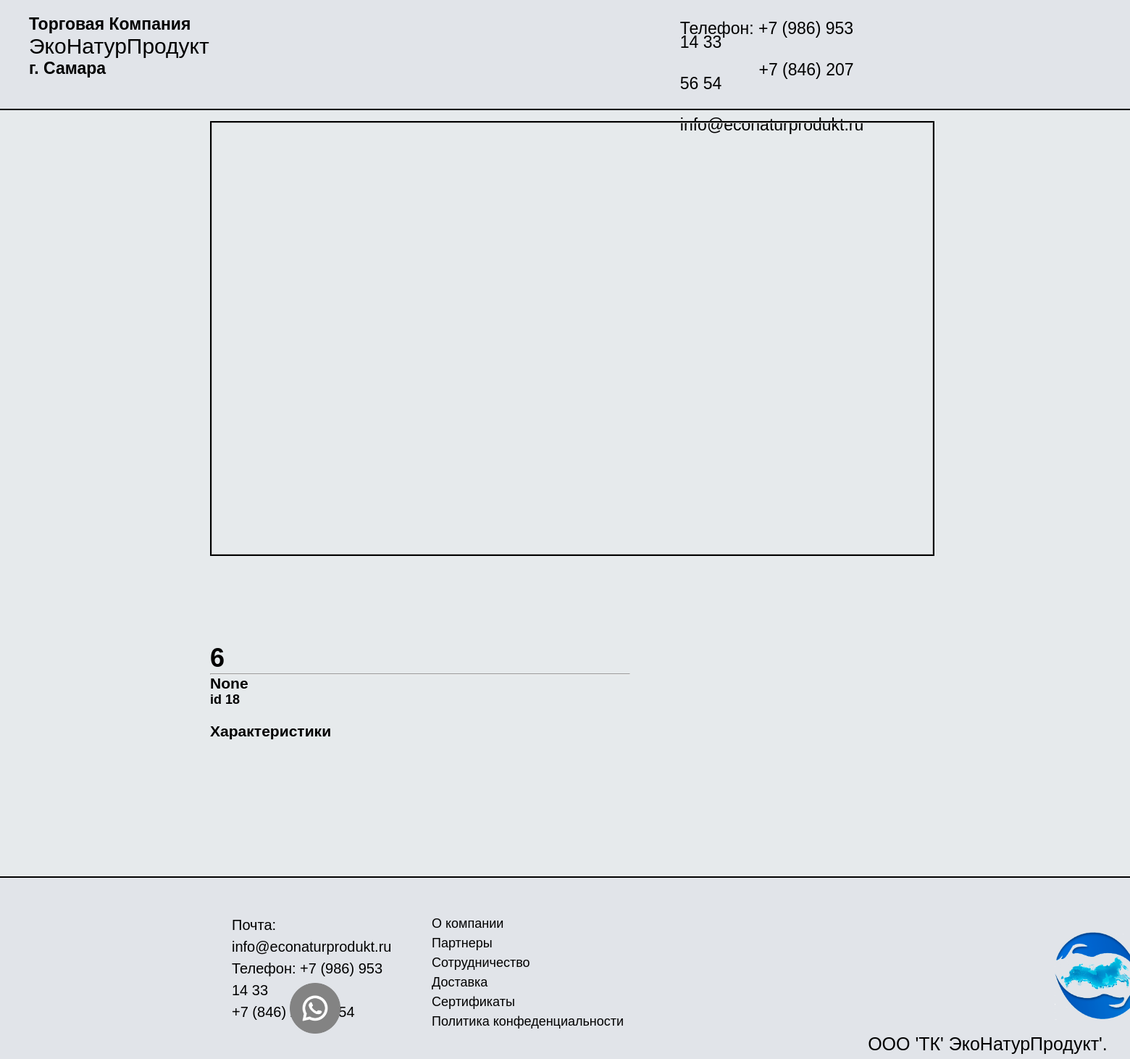
/product/18, run on the app's committed database.
### visit/models.py (models this page shows, shortened)
class Product(models.Model):
    name = models.CharField(max_length=150, verbose_name='Название')
    product_code = models.CharField(max_length=150, verbose_name='Код Товара 1', null=True, blank=True)
    weight = models.CharField(max_length=150, verbose_name='Вес продукции 1', null=True, blank=True)
    prise = models.CharField(max_length=150, verbose_name='Цена продукции 1', null=True, blank=True)
    product_code_2 = models.CharField(max_length=150, verbose_name='Код Товара 2', null=True, blank=True)
    weight_2 = models.CharField(max_length=150, verbose_name='Вес продукции 2', null=True, blank=True)
    prise_2 = models.CharField(max_length=150, verbose_name='Цена продукции 1', null=True, blank=True)
    product_code_3 = models.CharField(max_length=150, verbose_name='Код Товара 3', null=True, blank=True)
    weight_3 = models.CharField(max_length=150, verbose_name='Вес продукции 3', null=True, blank=True)
    prise_3 = models.CharField(max_length=150, verbose_name='Цена продукции 1', null=True, blank=True)
    product_code_4 = models.CharField(max_length=150, verbose_name='Код Товара 4', null=True, blank=True)
    weight_4 = models.CharField(max_length=150, verbose_name='Вес продукции 4', null=True, blank=True)
    prise_4 = models.CharField(max_length=150, verbose_name='Цена продукции 1', null=True, blank=True)
    product_code_5 = models.CharField(max_length=150, verbose_name='Код Товара 5', null=True, blank=True)
    weight_5 = models.CharField(max_length=150, verbose_name='Вес продукции 5', null=True, blank=True)
    prise_5 = models.CharField(max_length=150, verbose_name='Цена продукции 1', null=True, blank=True)
    product_code_6 = models.CharField(max_length=150, verbose_name='Код Товара 6', null=True, blank=True)
    weight_6 = models.CharField(max_length=150, verbose_name='Вес продукции 6', null=True, blank=True)
    prise_6 = models.CharField(max_length=150, verbose_name='Цена продукции 1', null=True, blank=True)
    product_sku = models.CharField(max_length=150, verbose_name='Артикул товара', null=True, blank=True)
    manufacturer = models.CharField(max_length=150, verbose_name='Производитель', null=True, blank=True)
    description = models.TextField(blank=True, verbose_name='Описание', null=True)
    image_1 = models.ImageField(blank = True, verbose_name='Главное фото продукта')
    image_2 = models.ImageField(blank = True, verbose_name='Фото продукта')
    image_3 = models.ImageField(blank = True, verbose_name='Фото продукта')
    image_4 = models.ImageField(blank = True, verbose_name='Фото продукта')
    image_5 = models.ImageField(blank = True, verbose_name='Фото продукта')
    image_6 = models.ImageField(blank = True, verbose_name='Фото продукта')
    country_of_origin = models.CharField(max_length=150, verbose_name='Страна производства', null=True, blank=True)
    composition = models.TextField(max_length=355, verbose_name='Состав', null=True, blank=True)
    nutritional_value_of_100_grams = models.CharField(max_length=150, verbose_name='Пищевая ценность 100 грамм', null=True, blank=True)
    energy_value = models.CharField(max_length=150, verbose_name='Энергетическая ценность', null=True, blank=True)
    best_before_date = models.CharField(max_length=150, verbose_name='Срок годности', null=True, blank=True)
    type_of_packaging = models.CharField(max_length=150, verbose_name='Тип упаковки', null=True, blank=True)
    price_is_for = models.CharField(max_length=150, verbose_name='Цена указана за', null=True, blank=True)
    availability = models.BooleanField(default=True, verbose_name='Наличие товара')
    is_published = models.BooleanField(default=True, verbose_name='Опубликовано')
    category = models.ForeignKey(Category, on_delete=models.CASCADE, verbose_name='Категория')
    subcategory =  models.ForeignKey(Subcategory, on_delete=models.CASCADE, verbose_name='Подкатегория')
    class Meta:
        verbose_name = 'Продукт'
        verbose_name_plural = 'Продукты'
        ordering = ['name']

### visit/views.py (the view)
# urls.py: path('product/<int:product_pk>', product_big, name='product_big'),
def product_big(request, product_pk):
    if request.method == 'GET' and request.GET.get('download'):
        return download(request)
    product = Product.objects.get(pk=product_pk)
    context = {
    'product':product
    }
    return render(request, template_name='visit/product_big.html', context=context)

### visit/templates/visit/product_big.html (shortened to what this page needs)
<!DOCTYPE html>
<html lang="ru">
<head>
  <link rel="stylesheet" href="/static/visit/css/main.css">
</head>
<body>
  <div id="container">
<header class="header">
        <div class="header_container">
            <div class="header_info">
                <p class="name_header">Торговая Компания</p>
                <p class="name_header_2">ЭкоНатурПродукт</p>
                <p class="name_header_3">г. Самара</p>
            </div>
                <a class="navi_link">Телефон:  +7 (986) 953 14 33 <br><br>&nbsp &nbsp &nbsp &nbsp &nbsp &nbsp &nbsp &nbsp &nbsp+7 (846) 207 56 54<br><br>&nbsp &nbsp &nbsp &nbsp info@econaturprodukt.ru</a>
            </div>
</header>
    <div id="content-wrapper">
      <div class="column">
        {% if product.image_1 %}
        <img id=featured src="/media/{{ product.image_1 }}">
        {% else %}
        <img id=featured>
        {% endif %}
        <div id="slide-wrapper" >
        </div>
      </div>
      <div class="column">
        <h1>{{ product.name }}</h1>
        <hr>
        <h3>{{ product.prise }}</h3>
        <h4>id {{ product.pk }}</h4>
        <br>
        <h3>Характеристики</h3>
      </div>
    </div>
    <footer class="footer">
      <div class="footer_wrap">
        <div class="first">
          <p class="footer_info">Почта: info@econaturprodukt.ru <br>
            Телефон: +7 (986) 953 14 33<br>
            +7 (846) 207 56 54
          </p>
          <a href="https://api.whatsapp.com/send?phone=79869531433"><img class="whatsapp" src="/static/visit/icon/whatsapp.png"></a>
        </div>
        <div class="second">
          <a href="#" class="links_style">О компании</a>
          <a href="#" class="links_style">Партнеры</a>
          <a href="#" class="links_style">Сотрудничество</a>
          <a href="/delivery" class="links_style">Доставка</a>
          <a href="#" class="links_style">Сертификаты</a>
          <a href="https://rosstat.gov.ru/politika-konfidencialnosti" class="links_style">Политика конфеденциальности</a>
        </div>
        <div class="third">
          <p class="footer_company"><img src="/static/visit/logo/logo_compani.png"></p>
          <p class="footer_OOO">ООО 'ТК' ЭкоНатурПродукт'.</p>
        </div>
      </div>
    </footer>
  </div>
</body>
</html>

### visit/static/visit/css/main.css (style rules this page uses)
*, *::after, *::before { margin: 0; padding: 0; box-sizing: border-box; }
body { font-family: "RobotoLight", Helvetica, Arial; font-size: 18px; font-style: normal; overflow: hidden; background: #e6eaec; background-size: 30px 30px; position:relative; overflow: auto; padding-bottom: 20%; min-width: 1100px; margin:auto; }
.header { background-color: #e1e4e9; border-bottom: 2px solid; }
img { display: inline-block; max-width: 100%; height: auto; vertical-align: middle; margin-top: 5px; }
.header_container { display: flex; max-width: 1500px; height: 150px; left: 25%; margin: 0 auto; width: 100%; background: #e1e4e9; }
.navi_link { line-height: 19px; text-decoration: none; display: inline-block; margin-left: 650px; margin-top: 30px; color: black; transition: 0.4s ease; font-size: 23px; font-weight: 500; }
.header_info { display: flex; flex-direction: column; text-align: left; margin-top: 20px; }
.name_header { text-align: left; padding-left: 10px; font-size: 23px; font-weight: 600; }
.name_header_2 { text-align: left; padding-left: 10px; font-size: 30px; font-weight: 500; }
.name_header_3 { text-align: left; padding-left: 10px; font-size: 23px; font-weight: 600; }
.footer { position: absolute; border-top: 2px solid; bottom: 0; width: 100%; height: 10%; }
.footer_wrap { display: flex; background: #e1e4e9; }
.first { display: flex; flex-direction: column; height: 250px; width: 35%; }
.footer_info { display: flex; flex-direction: row; margin-top: 50px; padding-left: 320px; height: 10%; font-size: 20px; line-height: 1.5; }
.whatsapp { width: 70px; height: 70px; margin-top: 70px; margin-left: 400px; filter: grayscale(1); transition: 0.5s; }
.second { padding-top: 50px; height: 250px; display: flex; flex-direction: column; line-height: 1.5; width: 25%; padding-left: 50px; }
.links_style { text-decoration: none; color: black; }
.third { height: 250px; width: 40%; }
.footer_company { width: 120px; height: 120px; margin-top: 70px; margin-left: 520px; position: absolute; }
.footer_OOO { text-align: right; font-size: 25px; margin-right: 5%; margin-top: 215px; }
#content-wrapper { margin-left: auto; margin-right: auto; max-width: 1000px; display: flex; flex-wrap: wrap; align-items: center; }
.column { width: 600px; padding: 10px; }
#featured { min-width: 1000px; max-width: 1000px; max-height: 600px; min-height: 600px; object-fit: cover; cursor: pointer; border: 2px solid black; }
#slide-wrapper { display: flex; min-height: 100px; align-items: center; }

### data on the page
Product: name "6", prise "None", pk "18"
